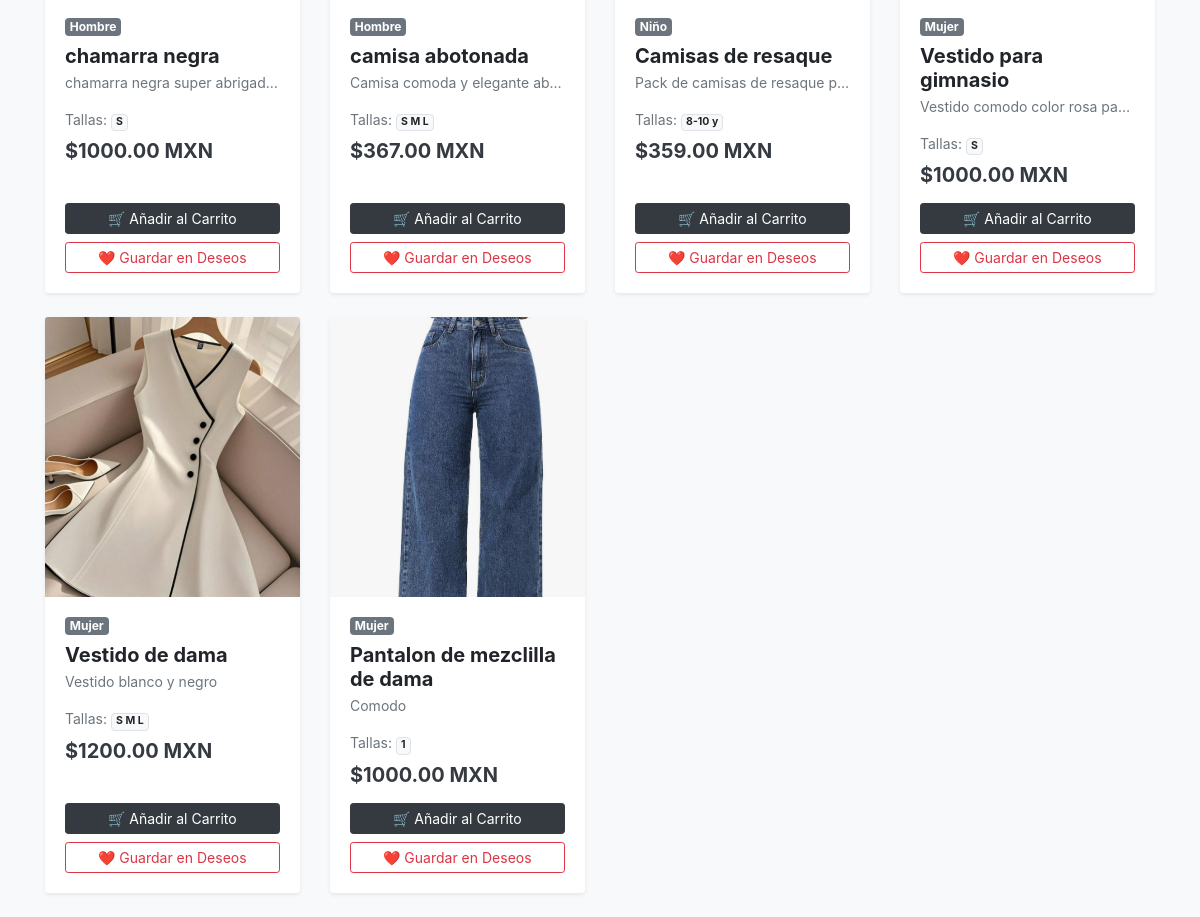
Before: / (lower part) with the older database file.
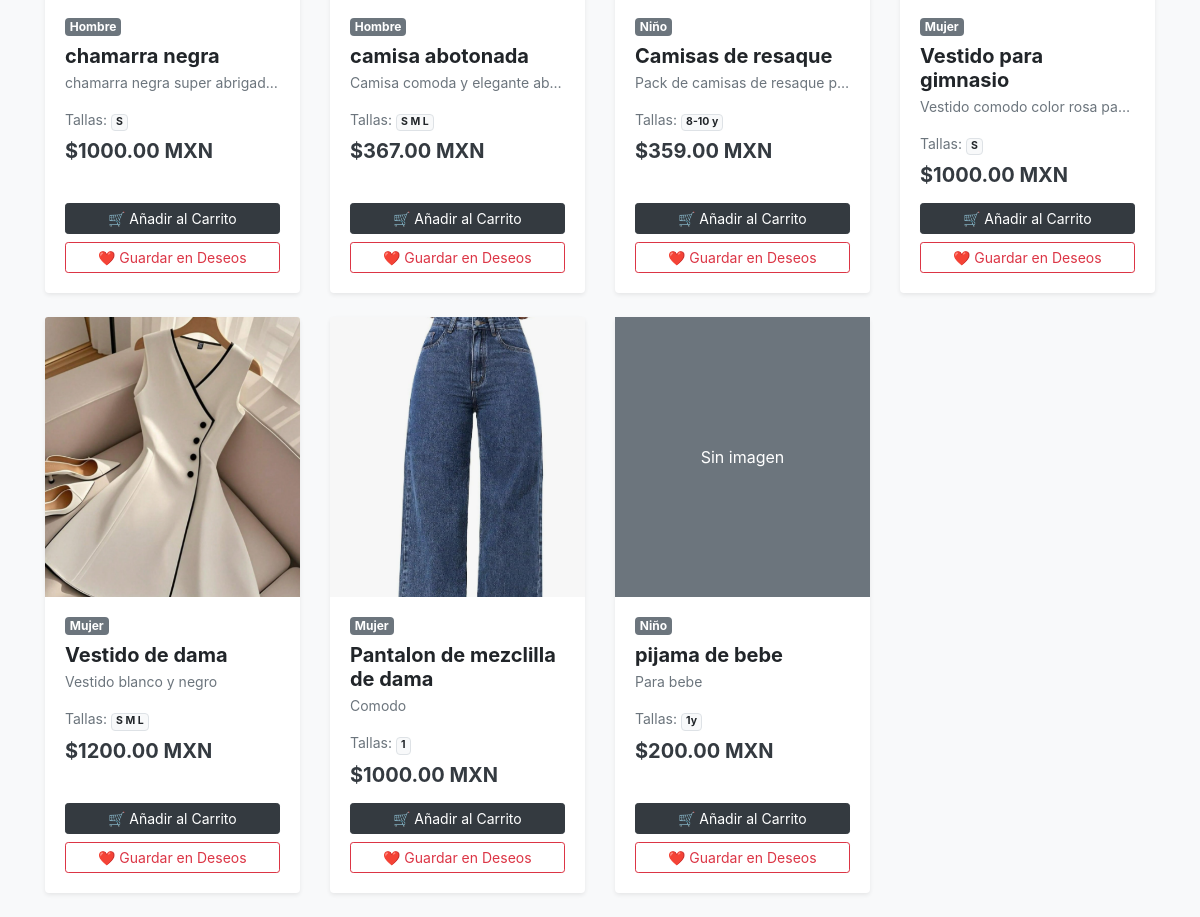
After: the same page with the newer database file.
### tienda/models.py (models this page shows, shortened)
class Producto(models.Model):
    CATEGORIAS = [
        ('Hombre', 'Hombre'),
        ('Mujer', 'Mujer'),
        ('Niña', 'Niña'),
        ('Niño', 'Niño'),
    ]
    nombre = models.CharField(max_length=100)
    descripcion = models.TextField()
    precio = models.DecimalField(max_digits=10, decimal_places=2)
    talla = models.CharField(max_length=10)
    stock = models.IntegerField()
    categoria = models.CharField(max_length=20, choices=CATEGORIAS)
    imagen = models.ImageField(upload_to='productos/', null=True, blank=True)

### tienda/views.py (the view)
# urls.py: path('', views.inicio, name='inicio'),
def inicio(request):
    productos = Producto.objects.all()
    buscar = request.GET.get('buscar')
    if buscar:
        productos = Producto.objects.filter(nombre__icontains=buscar)
    return render(request, 'tienda/inicio.html', {
        'productos': productos
    })

### tienda/templates/tienda/inicio.html (shortened to what this page needs)
<!DOCTYPE html>
<html lang="es">
<head>
    <link rel="stylesheet" href="https://cdn.jsdelivr.net/npm/bootstrap@4.6.2/dist/css/bootstrap.min.css">
</head>
<body class="bg-light">
    <div class="container mt-4">
        <div class="row">
            {% for producto in productos %}
                <div class="col-md-3 mb-4">
                    <div class="card h-100 product-card border-0 shadow-sm">
                        {% if producto.imagen %}
                            <img src="{{ producto.imagen.url }}" class="card-img-top" alt="{{ producto.nombre }}" style="height: 280px; object-fit: cover;">
                        {% else %}
                            <div class="bg-secondary text-white d-flex align-items-center justify-content-center" style="height: 280px;">
                                <span>Sin imagen</span>
                            </div>
                        {% endif %}
                        <div class="card-body d-flex flex-column">
                            <span class="badge badge-secondary mb-2 align-self-start">{{ producto.categoria }}</span>
                            <h5 class="card-title font-weight-bold mb-1">{{ producto.nombre }}</h5>
                            <p class="card-text text-muted small text-truncate">{{ producto.descripcion }}</p>
                            <p class="text-muted small mb-2">Tallas: <span class="badge badge-light border">{{ producto.talla }}</span></p>
                            <h5 class="text-dark font-weight-bold mb-3">${{ producto.price|default:producto.precio }} MXN</h5>
                            <div class="mt-auto">
                                <a href="{% url 'agregar_al_carrito' producto.id %}" class="btn btn-dark btn-block btn-sm mb-1">🛒 Añadir al Carrito</a>
                                <a href="{% url 'agregar_a_deseos' producto.id %}" class="btn btn-outline-danger btn-block btn-sm">❤️ Guardar en Deseos</a>
                            </div>
                        </div>
                    </div>
                </div>
            {% empty %}
                <div class="col-12 text-center py-5">
                    <p class="text-muted h5">No encontramos prendas que coincidan con tu búsqueda.</p>
                </div>
            {% endfor %}
        </div>
    </div>
</body>
</html>

Changed rows visible on the page:
added Producto: imagen "Sin imagen", categoria "Niño", nombre "pijama de bebe", descripcion "Para bebe", talla "1y", price "200.00"
